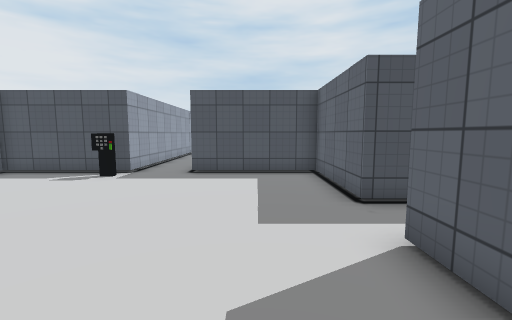
View 1 (above)

16 first-person views from a walk through a 3-D level made in the Unity game engine. The camera is 1.5 m above the floor, tilts 6° down and sees 90° across. The floor is counted in squares, 1 m on a side. Each view is taken from the middle of a square. On the plan, view 1 faces up. The plan holds only what a view shows up to about 13 squares ahead; the rest is blank. The place goes on beyond the plan. The player character is not drawn. Some surface patterns are stand-ins.

View 2
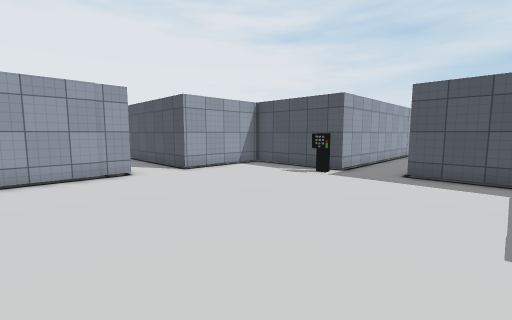

View 3
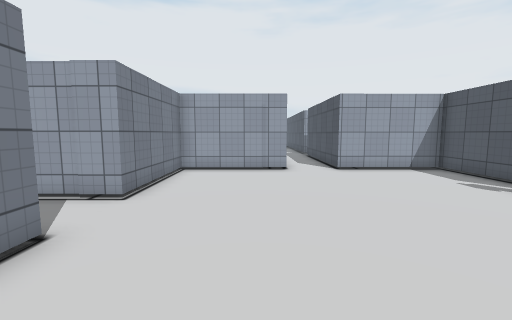

View 4
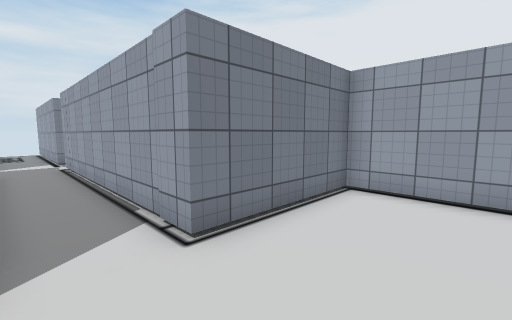

View 5
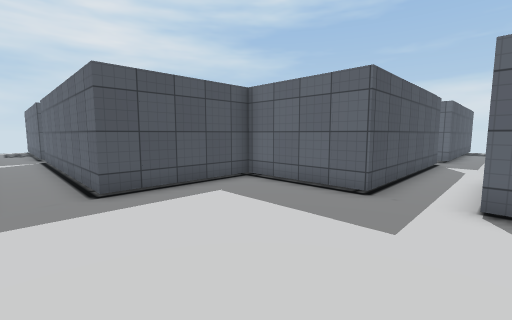

View 6
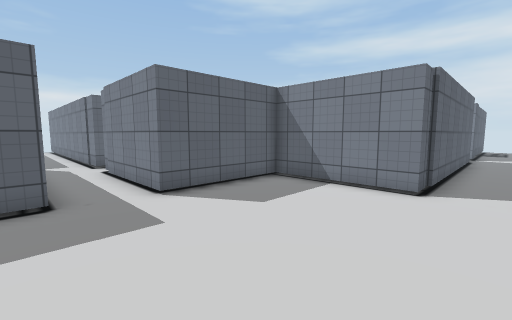

View 7
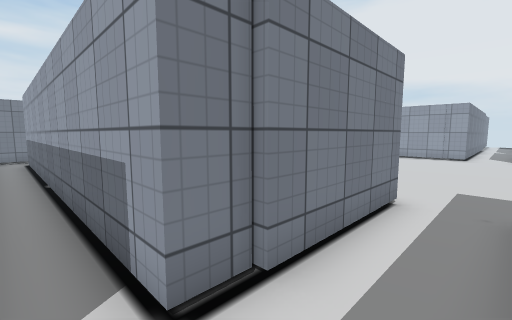

View 8
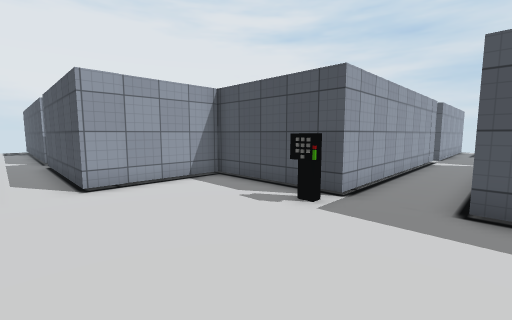

View 9
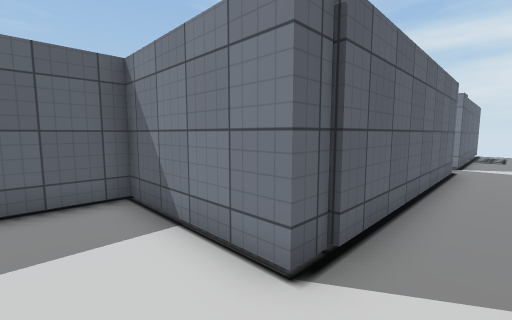

View 10
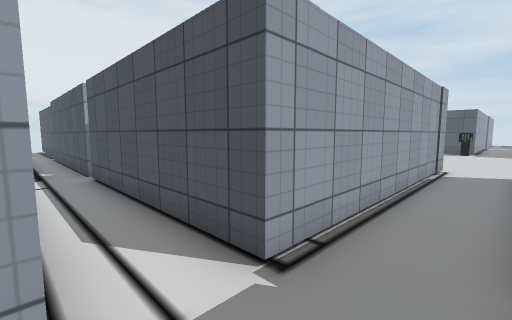

View 11
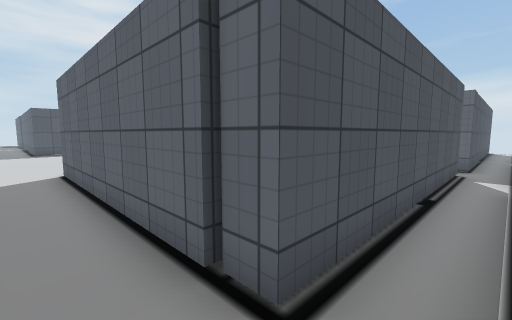

View 12
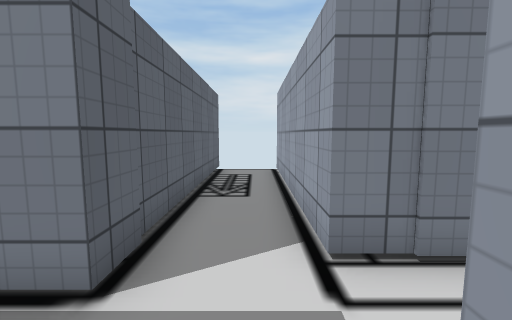

View 13
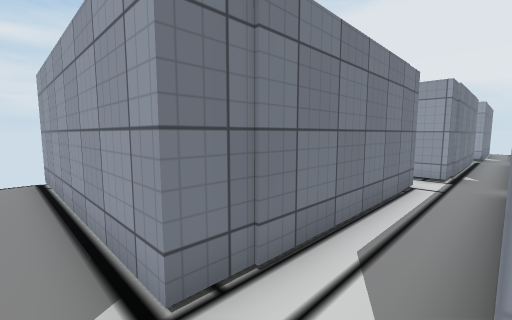

View 14
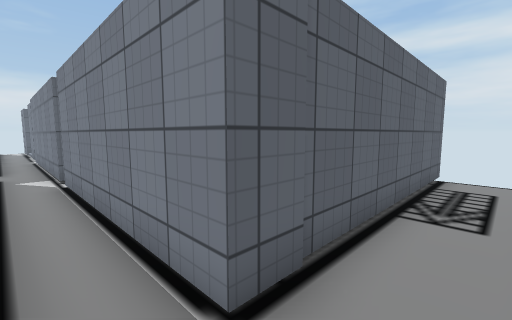

View 15
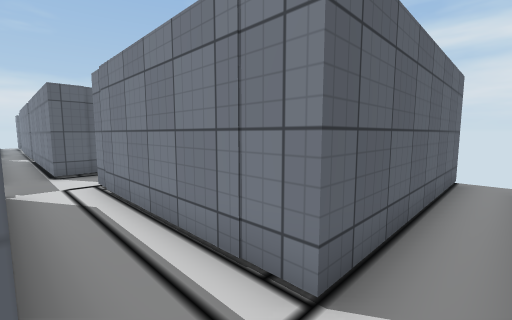

View 16
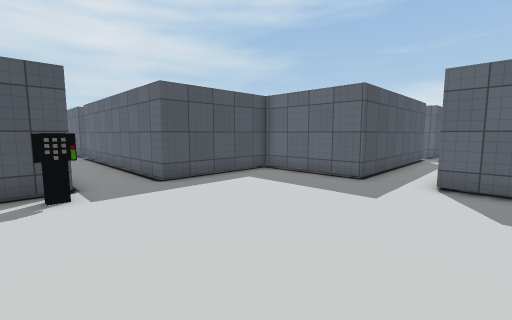

### Floor plan
Key: @ floor where view 1 was taken; . floor; O other object.
Columns run from 20 left of view 1 to 10 right of it. Each row starts with its distance up from view 1.
 19                O..O
 18                O..O
 17                O..O
 16                O..O
 15                O..O
 14                O..O
 13                O..O
 12                O..O
 11                O..O
 10           OOOOOO..OOOOO
  9           O....O.......O
  8           O............O
  7           O............O
  6  OO OOOOOOO............OOOOOOOO
  5  ..............................
  4  ..............................
  3           O...........OOOOOO.OO
  2           O...........O    O.
  1           O...........O    O.
  0           O.........@.O    O.
 -1           OOOOOO..OOOOO    O.
 -2                O..O        O.
 -3                O..O        O.
 -4                O..O        O.
 -5                O..O        O.
 -6                O..O        O.
 -7                O..O        O.
 -8                O..O        O.
 -9                O..O        O.
-10                O..OOOOOOOOOO.
-11  OOOOOO.OOOOOOOO.............OO
-12 ..................OOOOOOO.OOOOO
-13 OOOOOOO.OOOOOOOO..O
-14        .O      O..O
-15        .O      O..O
-16        .O      O..O
-17        .O      O..O
-18        .O      O..O
-19        .O      O..O
-20        .O      O..O
-21                   O

Where each view was taken, in squares from view 1:
view 1: 0 up, 0 right, facing up
view 2: 0 up, 0 right, facing up-left
view 3: 2 up, 1 right, facing left
view 4: 2 up, 3 left, facing down-left
view 5: 3 up, 4 left, facing up-right
view 6: 6 up, 4 left, facing down-right
view 7: 5 up, 8 right, facing down-left
view 8: 4 up, 2 left, facing up-left
view 9: 1 up, 4 left, facing down-right
view 10: 13 down, 3 left, facing up-left
view 11: 12 down, 4 left, facing up-right
view 12: 10 down, 4 left, facing down
view 13: 11 down, 4 left, facing down-left
view 14: 11 down, 4 left, facing down-right
view 15: 11 down, 13 left, facing down-right
view 16: 2 up, 6 left, facing up-right
